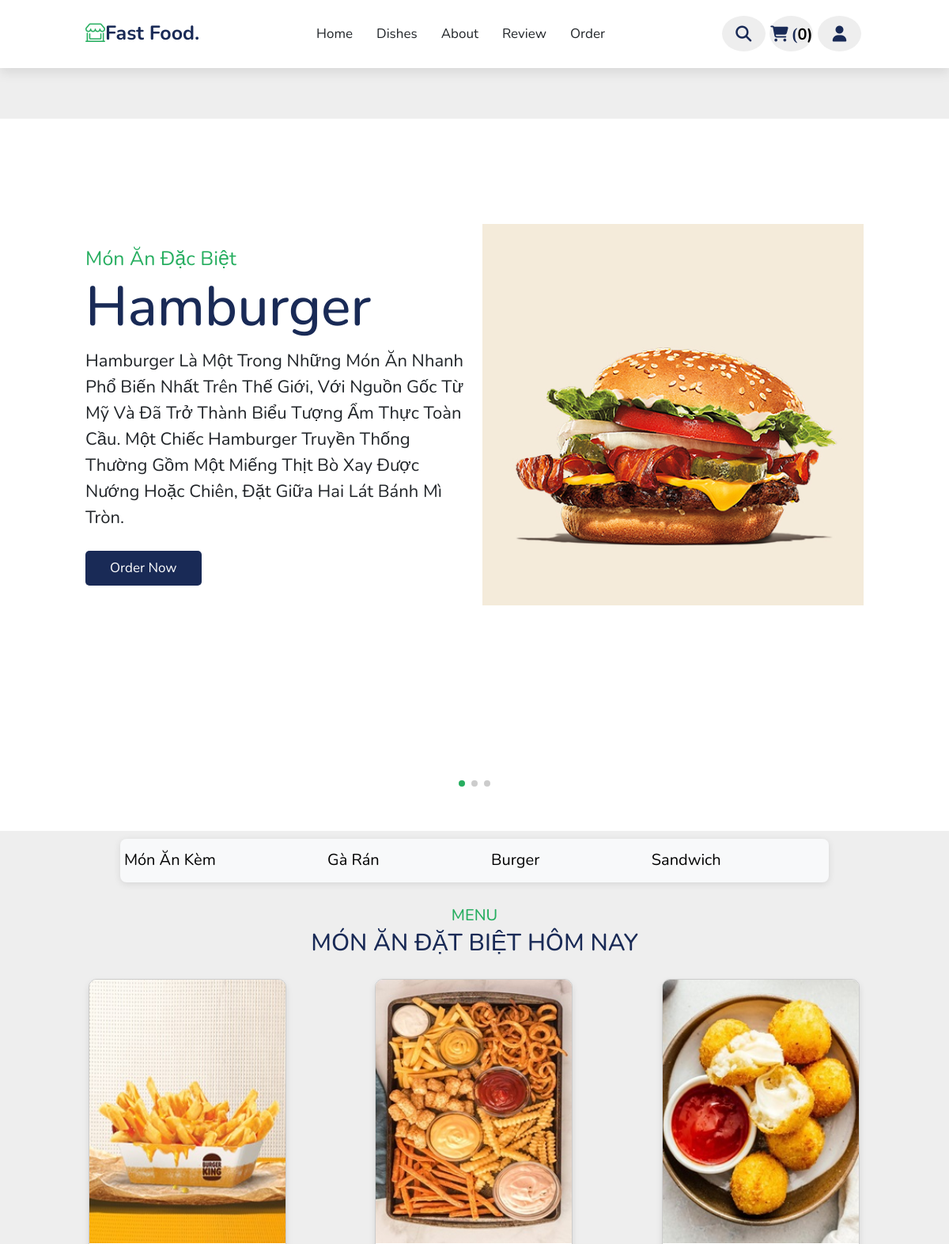
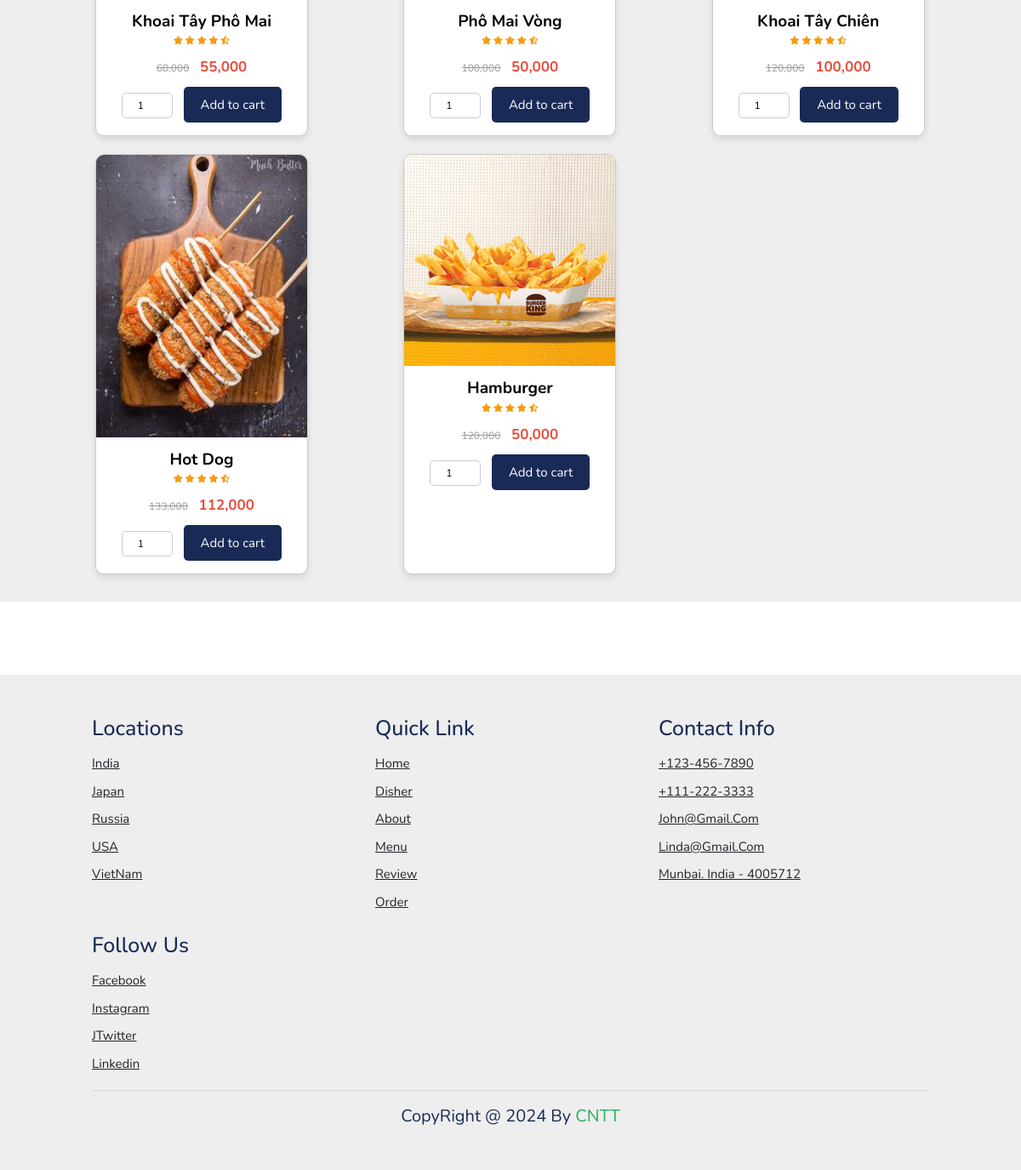
Page /index.php?action=hangsx&idhang=5 on the committed database (2 pictures, top to bottom).
### tables this page shows
CREATE TABLE `hangsx` (
  `idhang` int NOT NULL,
  `tenhang` varchar(50) NOT NULL
);

CREATE TABLE `sanpham` (
  `idsp` int NOT NULL,
  `tensp` varchar(50) NOT NULL,
  `idloaisp` int NOT NULL,
  `idncc` int NOT NULL,
  `idhang` int NOT NULL,
  `motasp` text NOT NULL,
  `hddsp` varchar(50) NOT NULL
);

CREATE TABLE `gia` (
  `idgia` int NOT NULL,
  `idsp` int NOT NULL,
  `dongianhap` int NOT NULL,
  `dongiaban` int NOT NULL,
  `ngayad` date NOT NULL,
  `chon` varchar(15) NOT NULL
);

### upload/laysptheohang.php (the view, shortened to what this page needs)
<?php
    include('./conect/ketnoi.php');
    if(isset($_GET['action'])){
        $idhang=$_GET['idhang'];
        $sql = "SELECT * FROM sanpham sp INNER JOIN gia g on sp.idsp=g.idsp WHERE chon=1 and idhang=$idhang";
        $result = mysqli_query($con, $sql);
        if (mysqli_num_rows($result) > 0) {
            while ($row = mysqli_fetch_array($result)) {
                ?>
                <div class="product-box">
                    <div class="product-image">
                        <img src="./img/<?php echo $row['hddsp'] ?>" alt="<?php echo $row['tensp'] ?>">
                    </div>
                    <div class="product-content">
                        <a href="index.php?action=chitiet&idsp=<?php echo $row['idsp']?>" class="product-link">
                            <h3 class="product-title"><?php echo $row['tensp'] ?></h3>
                            <div class="product-stars">
                                <i class="fas fa-star"></i>
                                <i class="fas fa-star"></i>
                                <i class="fas fa-star"></i>
                                <i class="fas fa-star"></i>
                                <i class="fas fa-star-half-alt"></i>
                            </div>
                            <div class="product-pricing">
                                <span class="product-original-price"><?php echo number_format($row['dongianhap']); ?></span>
                                <span class="product-sale-price"><?php echo number_format($row['dongiaban']); ?></span>
                            </div>
                        </a>
                        <form action="index.php?content=add&idsp=<?php echo $row['idsp']?>" method="POST" class="add-to-cart-form">
                            <input type="number" value="1" name="txt_sl" class="product-quantity">
                            <button class="btn_sp">Add to cart</button>
                        </form>
                    </div>
                </div>
                <?php
            }
        } else {
            echo "Hiện đang được cập nhật dữ liệu";
        }
    }
?>

### upload/menu_ngang.php
<?php
    include('./conect/ketnoi.php');
    $sql="SELECT * FROM hangsx";
    $result=mysqli_query($con,$sql);
    if(mysqli_num_rows($result)>0){
        while($row=mysqli_fetch_array($result)){
            ?>
            <ul class="navbar-nav me-auto mb-2 mb-lg-0">
                <li class="nav-item">
                    <a class="nav-link active" aria-current="page" href="./index.php?action=hangsx&idhang=<?php echo $row['idhang']; ?>">
                        <?php echo $row['tenhang']; ?>
                    </a>
                </li>
            </ul>
            <?php
        }
    }else{
            echo "Hiện đang được cập nhật dữ liệu";
    }
?>

### index.css (style rules this page uses)
:root { --green: #27ae60; --black: #192a56; --box-shadow:0 .5rem 1.5rem rgba(0,0,0,.1); }
* { font-family: 'Nunito', sans-serif; margin: 0;padding: 0; box-sizing: border-box; text-decoration: none; outline: none;border: none; text-decoration: none; text-transform: capitalize; transition: all .2s linear; }
body { background: #fff; }
html { font-size: 62.5%; overflow-x: hidden; scroll-padding-top: 7rem; scroll-behavior: smooth; }
.menu .row a { text-align: center; color: var(--black); font-size: 2rem; text-decoration: none; }
.menu .navbar a { color: #333; padding: 0.75rem 1.5rem; text-decoration: none; transition: color 0.3s ease; }
.menu .product-box { border: 1px solid #ccc; border-radius: 10px; overflow: hidden; width: 250px; margin-bottom: 20px; background-color: #fff; box-shadow: 0 4px 8px rgba(0,0,0,0.1); }
.menu .product-image img { width: 100%; height: auto; }
.menu .product-content { padding: 15px; font-size: 1rem; }
.menu .product-link { text-decoration: none; color: #000; }
.menu .product-title { text-align: center; font-size: 1.9rem; font-weight: bold; }
.menu .product-stars { text-align: center; color: #f39c12; }
.menu .product-pricing { text-align: center; margin-top: 10px; }
.menu .product-original-price { text-decoration: line-through; color: #999; font-size: 1.2rem; margin-right: 10px; }
.menu .product-sale-price { color: #e74c3c; font-size: 1.7rem; font-weight: bold; }
.menu .add-to-cart-form { text-align: center; margin-top: 10px; }
.menu .product-quantity { width: 60px; text-align: center; margin-right: 10px; font-size: 1.2rem; border: 1px solid #ccc; border-radius: 5px; padding: 5px; }
.menu .btn_sp { background-color: #192a56; color: #fff; padding: 10px 20px; border: none; border-radius: 5px; cursor: pointer; font-size: 1.5rem; }

### rows in the picture
hangsx: tenhang "Món Ăn Kèm"
hangsx: tenhang "Gà Rán"
hangsx: tenhang "Burger"
hangsx: tenhang "Sandwich"
sanpham: hddsp (picture), tensp "Khoai Tây Phô Mai", gia.dongianhap "60,000", gia.dongiaban "55,000"
sanpham: hddsp (picture), tensp "Phô Mai Vòng", gia.dongianhap "100,000", gia.dongiaban "50,000"
sanpham: hddsp (picture), tensp "Khoai Tây Chiên", gia.dongianhap "120,000", gia.dongiaban "100,000"
sanpham: hddsp (picture), tensp "Hot Dog", gia.dongianhap "133,000", gia.dongiaban "112,000"
sanpham: hddsp (picture), tensp "Hamburger", gia.dongianhap "120,000", gia.dongiaban "50,000"

### other values in the picture
$count "0"
